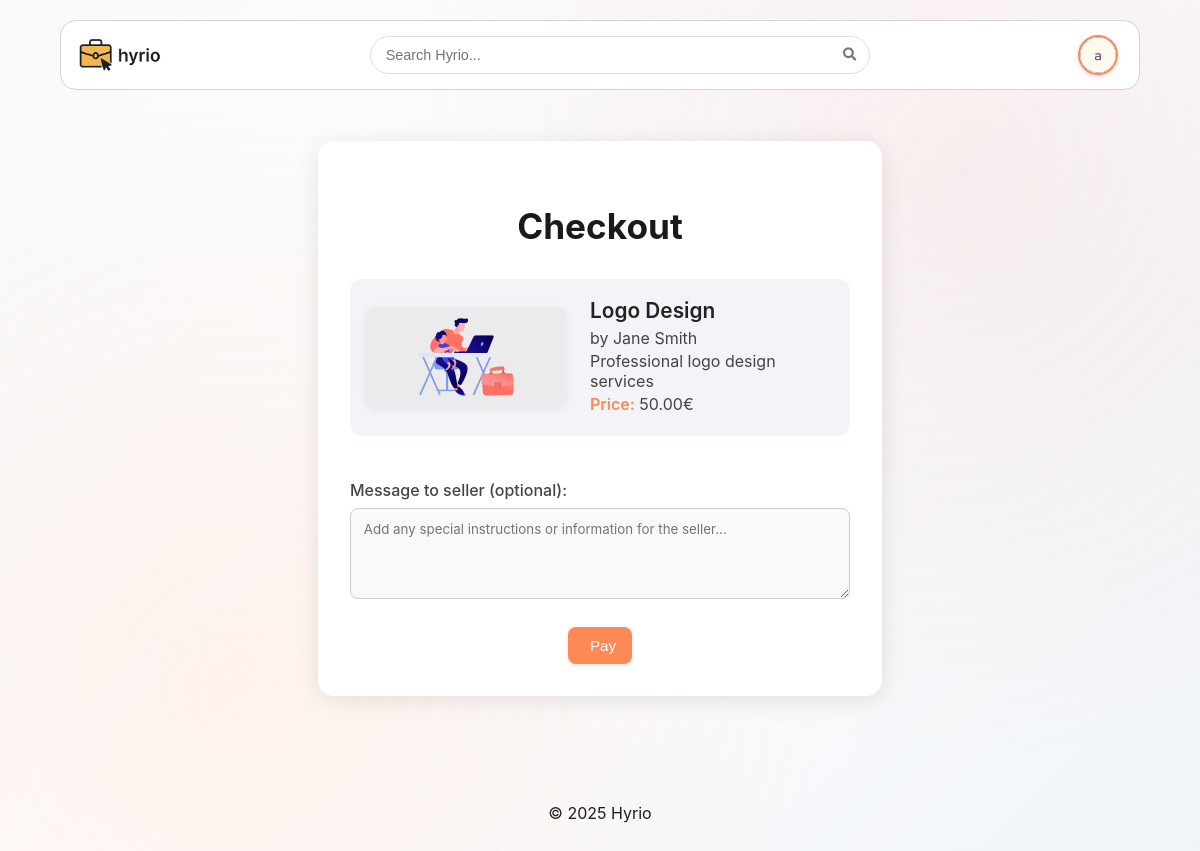
Screenshot of /pages/checkout.php?id=1 (signed in) with the database file from the repository.
### tables this page shows
CREATE TABLE services (id INTEGER PRIMARY KEY,
  name VARCHAR(255) NOT NULL,
  description TEXT NOT NULL,
  price DECIMAL(10, 2) NOT NULL CHECK (price >=0),
  seller INTEGER NOT NULL REFERENCES users(id),
  category INTEGER NOT NULL REFERENCES categories(id),
  delivery_time INTEGER NOT NULL CHECK (delivery_time > 0),  -- in hours
  image TEXT NOT NULL,
  rating DECIMAL(2, 1) CHECK (rating >=0 AND rating <=5));

CREATE TABLE users (id INTEGER PRIMARY KEY,
  name VARCHAR(255) NOT NULL,
  username VARCHAR(255) NOT NULL UNIQUE,
  password TEXT NOT NULL,  -- Use bcrypt for hashing
  email VARCHAR(255) NOT NULL UNIQUE,
  is_seller BOOLEAN NOT NULL DEFAULT 0,
  is_admin BOOLEAN NOT NULL DEFAULT 0,
  profile_pic TEXT NOT NULL,
  bio TEXT);

### database/classes/service.php (called while the page is built, shortened)
<?php
class Service
{
    private int $id;
    private string $name;
    private string $description;
    private float $price;
    private string $image;
    public function __construct(int $id, string $name, string $description, float $price, int $seller, int $category, int $delivery_time, string $image, ?float $rating)
    {
        $this->id = $id;
        $this->name = $name;
        $this->description = $description;
        $this->price = $price;
        $this->image = $image;
    }
    public static function getServiceById(int $id): ?Service
    {
        try {
            $db = Database::getInstance();
            $stmt = $db->prepare('SELECT * FROM services WHERE id = ?');
            $stmt->execute([$id]);
            $service = $stmt->fetch();
            if ($service) {
                return new Service(
                    (int)$service['id'],
                    $service['name'],
                    $service['description'],
                    (float)$service['price'],
                    (int)$service['seller'],
                    (int)$service['category'],
                    (int)$service['delivery_time'],
                    $service['image'],
                    isset($service['rating']) ? (float)$service['rating'] : null
                );
            }
            return null;
        } catch (PDOException $e) {
            return null;
        }
    }
    public function getId(): int
    {
        return $this->id;
    }
    public function getName(): string
    {
        return $this->name;
    }
    public function getDescription(): string
    {
        return $this->description;
    }
    public function getPrice(): float
    {
        return $this->price;
    }
    public function getImage(): string
    {
        return $this->image;
    }
}

### database/classes/user.php (called while the page is built, shortened)
<?php
class User
{
    private string $name;
    public function __construct(int $id, string $name, string $username, string $email, bool $isSeller, bool $isAdmin, string $profilePic, string $bio)
    {
        $this->name = $name;
    }
    public static function getUserById(int $id): ?User
    {
        try {
            $db = Database::getInstance();
            $stmt = $db->prepare('SELECT * FROM users WHERE id = ?');
            $stmt->execute([$id]);
            $user = $stmt->fetch();
            if ($user) {
                return new User($user['id'], $user['name'], $user['username'], $user['email'], (bool)$user['is_seller'], (bool)$user['is_admin'], $user['profile_pic'], $user['bio']);
            }
            return null;
        } catch (PDOException $e) {
            return null;
        }
    }
    public function getName(): string
    {
        return $this->name;
    }
}

### pages/checkout.php (the view, shortened to what this page needs)
<?php
require_once(__DIR__ . '/../includes/common.php');
require_once(__DIR__ . '/../components/button/button.php');
require_once(__DIR__ . '/../database/classes/service.php');
require_once(__DIR__ . '/../database/classes/user.php');
echo '<link rel="stylesheet" href="/css/service.css">';
echo '<link rel="stylesheet" href="/css/checkout.css">';
$service = Service::getServiceById((int) $_GET['id']);
$seller = $service ? User::getUserById($service->getSeller()) : null;
?>
<main>
  <?php if ($service && $seller): ?>
    <div class="checkout-container">
      <h1>Checkout</h1>
      <div class="checkout-service-info">
        <img src="<?= htmlspecialchars($service->getImage()) ?>" alt="<?= htmlspecialchars($service->getName()) ?>"
          class="checkout-service-img">
        <div>
          <h2><?= htmlspecialchars($service->getName()) ?></h2>
          <p>by <?= htmlspecialchars($seller->getName()) ?></p>
          <p><?= nl2br(htmlspecialchars($service->getDescription())) ?></p>
          <p><strong>Price:</strong> <?= htmlspecialchars(number_format($service->getPrice(), 2)) ?>€</p>
        </div>
      </div>
      <form id="pay-form" action="/pages/checkout.php?id=<?= $service->getId() ?>" method="post">
        <div class="message-container">
          <label for="message">Message to seller (optional):</label>
          <textarea id="message" name="message" rows="4"
            placeholder="Add any special instructions or information for the seller..."></textarea>
        </div>
        <?php
        require_once(__DIR__ . '/../components/button/button.php');
        ?>
        <span>Pay</span>
      </form>
    </div>
  <?php endif; ?>
</main>

### css/style.css (style rules this page uses)
:root { --text: #1e1e1e; --background: whitesmoke; --primary: #fe8856; --secondary: #bd5656; --accent: #944c4c; --shadow: rgba(0, 0, 0, 0.25); font-family: 'Inter', sans-serif; }
body { background: linear-gradient(135deg, #f8f9fa 0%, #ffffff 50%, #f0f4f8 100%); background-attachment: fixed; position: relative; }
body::before { content: ''; position: fixed; top: 0; left: 0; right: 0; bottom: 0; background: radial-gradient( circle at 20% 80%, rgba(254, 136, 86, 0.1) 0%, transparent 50% ), radial-gradient( circle at 80% 20%, rgba(189, 86, 86, 0.1) 0%, transparent 50% ); pointer-events: none; z-index: -1; }
html, body { height: 100%; margin: 0; padding: 0; }
body { display: flex; flex-direction: column; min-height: 100vh; }
main { width: 100%; margin: 0; overflow-wrap: break-word; word-wrap: break-word; hyphens: auto; }
main { width: 85%; margin: 0 auto; padding: 15px; box-sizing: border-box; overflow-x: hidden; flex: 1 0 auto; }

### css/checkout.css (style rules this page uses)
.checkout-container { max-width: 500px; margin: 16px auto; background: #fff; border-radius: 16px; box-shadow: 0 4px 24px rgba(0, 0, 0, 0.1); padding: 2.5rem 2rem 2rem 2rem; display: flex; flex-direction: column; align-items: center; gap: 1.5rem; }
.checkout-container h1 { font-size: 2.2rem; margin-bottom: 0.5rem; color: var(--primary-text, #1a1a1a); font-weight: 700; }
.message-container { width: 100%; margin-bottom: 1.5rem; }
.message-container label { display: block; margin-bottom: 0.5rem; font-weight: 500; color: #444; }
.message-container textarea { width: 100%; padding: 0.8rem; border: 1px solid #ccc; border-radius: 8px; resize: vertical; font-family: inherit; box-sizing: border-box; background-color: #f9f9f9; transition: border-color 0.2s, box-shadow 0.2s; }
.checkout-service-info { display: flex; gap: 1.5rem; align-items: flex-start; width: 100%; background: #f2f4f8; border-radius: 12px; padding: 1.2rem 1rem; box-sizing: border-box; }
.checkout-service-img { width: 200px; align-self: center; object-fit: cover; border-radius: 10px; box-shadow: 0 2px 8px rgba(0, 0, 0, 0.07); background: #e9ecef; }
.checkout-service-info h2 { margin: 0 0 0.3rem 0; font-size: 1.3rem; color: #222; font-weight: 600; }
.checkout-service-info p { margin: 0.2rem 0; color: #444; font-size: 1rem; }
#pay-form { width: 100%; display: flex; flex-direction: column; align-items: center; }
.checkout-service-info strong { color: var(--primary, #1a73e8); font-weight: 600; }
#pay-form { width: 100%; display: flex; justify-content: flex-end; margin-top: 1.2rem; }

### rows the page displays
services: image (placeholder picture), name "Logo Design", description "Professional logo design services", price "50.00"
users: name "Jane Smith"
